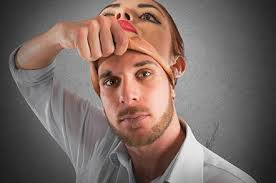
#> input picture seminar/ELA/ela-master/images.jpeg, 276 x 183 px
$ python ela.py
#> lines starting #> are read from the running program, lines starting #| are printed output that depends on the picture
#!/usr/bin/env python

from PIL import Image, ImageChops


#ORIG = './books-edited.jpg'
ORIG = 'images.jpeg'
TEMP = 'temp.jpg'
SCALE = 10


def ELA():
    original = Image.open(ORIG)
#> original is the input picture: PIL image 276x183 RGB; mean R, G, B 123.7, 107.3, 101.5
    original.save(TEMP, quality=90)
    temporary = Image.open(TEMP)

    diff = ImageChops.difference(original, temporary)
    d = diff.load()
    WIDTH, HEIGHT = diff.size
#> WIDTH = 276; HEIGHT = 183
    for x in range(WIDTH):
        for y in range(HEIGHT):
            d[x, y] = tuple(k * SCALE for k in d[x, y])

    diff.show()
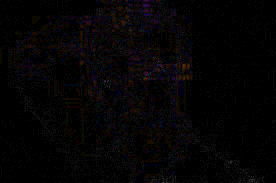
#> shown: PIL image 276x183 RGB; mean R, G, B 4.9, 3.7, 4.4

if __name__ == '__main__':
    ELA()

$ run again, with seminar/ELA/ela-master/.jpg copied over seminar/ELA/ela-master/images.jpeg
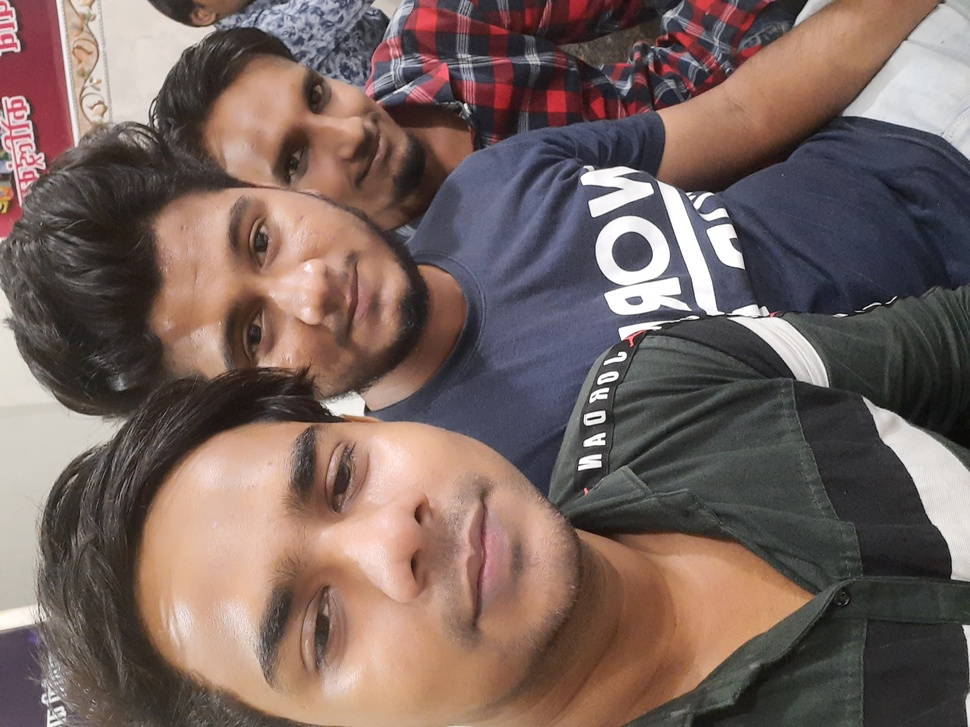
#> input picture seminar/ELA/ela-master/.jpg, 970 x 727 px, shrunk from 3264 x 2448 before the run
#> in ELA, original is the input picture: PIL image 970x727 RGB; mean R, G, B 119, 100.4, 94.9
#> in ELA, `diff.show()`:
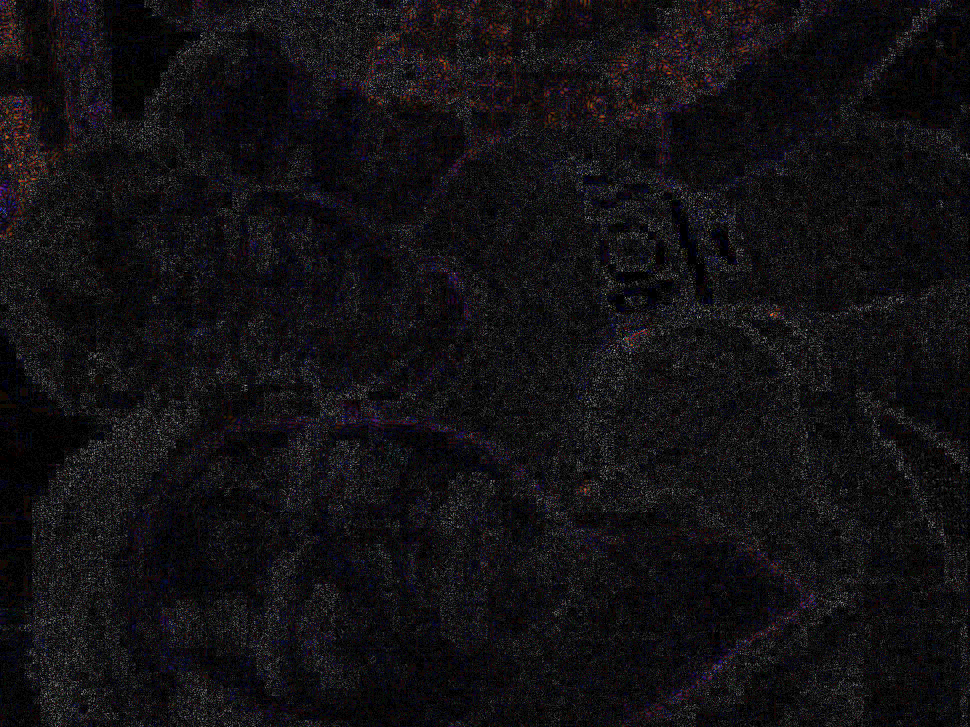
#> shown: PIL image 970x727 RGB; mean R, G, B 18.2, 16.5, 19.2
